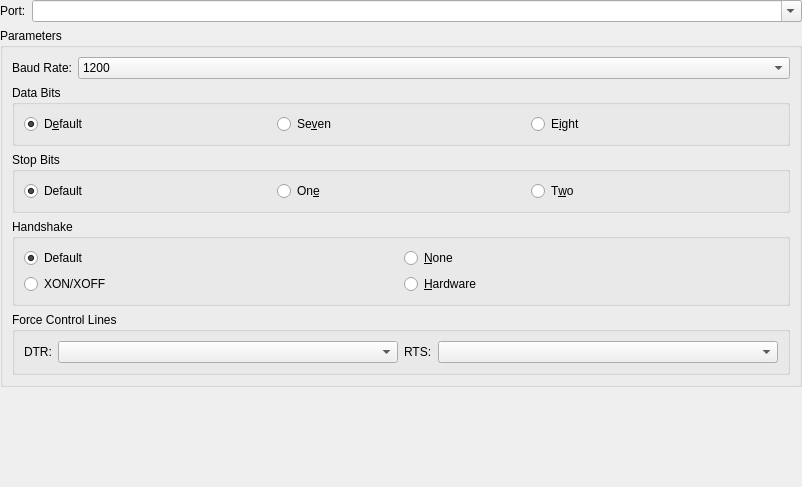
             <widget class="QWidget" name="scrollAreaWidgetContents_3">
              <property name="geometry">
               <rect>
                <x>0</x>
                <y>0</y>
                <width>802</width>
                <height>487</height>
               </rect>
              </property>
              <layout class="QVBoxLayout" name="verticalLayout_27">
               <property name="leftMargin">
                <number>0</number>
               </property>
               <property name="topMargin">
                <number>0</number>
               </property>
               <property name="rightMargin">
                <number>0</number>
               </property>
               <property name="bottomMargin">
                <number>0</number>
               </property>
               <item>
                <layout class="QHBoxLayout" name="horizontalLayout_3">
                 <item>
                  <widget class="QLabel" name="CAT_port_label">
                   <property name="text">
                    <string>Port:</string>
                   </property>
                   <property name="buddy">
                    <cstring>CAT_port_combo_box</cstring>
                   </property>
                  </widget>
                 </item>
                 <item>
                  <widget class="QComboBox" name="CAT_port_combo_box">
                   <property name="sizePolicy">
                    <sizepolicy hsizetype="MinimumExpanding" vsizetype="Fixed">
                     <horstretch>1</horstretch>
                     <verstretch>0</verstretch>
                    </sizepolicy>
                   </property>
                   <property name="toolTip">
                    <string>Serial port used for CAT control.</string>
                   </property>
                   <property name="editable">
                    <bool>true</bool>
                   </property>
                   <property name="currentText">
                    <string/>
                   </property>
                   <property name="insertPolicy">
                    <enum>QComboBox::NoInsert</enum>
                   </property>
                  </widget>
                 </item>
                </layout>
               </item>
               <item>
                <widget class="QGroupBox" name="CAT_serial_port_parameters_group_box">
                 <property name="title">
                  <string>Parameters</string>
                 </property>
                 <layout class="QVBoxLayout" name="verticalLayout">
                  <item>
                   <layout class="QHBoxLayout" name="horizontalLayout_14">
                    <item>
                     <widget class="QLabel" name="CAT_baud_label">
                      <property name="text">
                       <string>Baud Rate:</string>
                      </property>
                      <property name="buddy">
                       <cstring>CAT_serial_baud_combo_box</cstring>
                      </property>
                     </widget>
                    </item>
                    <item>
                     <widget class="QComboBox" name="CAT_serial_baud_combo_box">
                      <property name="sizePolicy">
                       <sizepolicy hsizetype="MinimumExpanding" vsizetype="Fixed">
                        <horstretch>0</horstretch>
                        <verstretch>0</verstretch>
                       </sizepolicy>
                      </property>
                      <property name="toolTip">
                       <string>Serial port data rate which must match the setting of your radio.</string>
                      </property>
                      <property name="currentIndex">
                       <number>0</number>
                      </property>
                      <item>
                       <property name="text">
                        <string>1200</string>
                       </property>
                      </item>
                      <item>
                       <property name="text">
                        <string>2400</string>
                       </property>
                      </item>
                      <item>
                       <property name="text">
                        <string>4800</string>
                       </property>
                      </item>
                      <item>
                       <property name="text">
                        <string>9600</string>
                       </property>
                      </item>
                      <item>
                       <property name="text">
                        <string>19200</string>
                       </property>
                      </item>
                      <item>
                       <property name="text">
                        <string>38400</string>
                       </property>
                      </item>
                      <item>
                       <property name="text">
                        <string>57600</string>
                       </property>
                      </item>
                      <item>
                       <property name="text">
                        <string>115200</string>
                       </property>
                      </item>
                     </widget>
                    </item>
                   </layout>
                  </item>
                  <item>
                   <widget class="QGroupBox" name="CAT_data_bits_group_box">
                    <property name="toolTip">
                     <string>&lt;html&gt;&lt;head/&gt;&lt;body&gt;&lt;p&gt;Number of data bits used to communicate with your radio's CAT interface (usually eight).&lt;/p&gt;&lt;/body&gt;&lt;/html&gt;</string>
                    </property>
                    <property name="title">
                     <string>Data Bits</string>
                    </property>
                    <layout class="QHBoxLayout" name="horizontalLayout_4">
                     <item>
                      <widget class="QRadioButton" name="CAT_default_bit_radio_button">
                       <property name="text">
                        <string>D&amp;efault</string>
                       </property>
                       <property name="checked">
                        <bool>true</bool>
                       </property>
                       <attribute name="buttonGroup">
                        <string notr="true">CAT_data_bits_button_group</string>
                       </attribute>
                      </widget>
                     </item>
                     <item>
                      <widget class="QRadioButton" name="CAT_7_bit_radio_button">
                       <property name="text">
                        <string>Se&amp;ven</string>
                       </property>
                       <property name="autoExclusive">
                        <bool>true</bool>
                       </property>
                       <attribute name="buttonGroup">
                        <string notr="true">CAT_data_bits_button_group</string>
                       </attribute>
                      </widget>
                     </item>
                     <item>
                      <widget class="QRadioButton" name="CAT_8_bit_radio_button">
                       <property name="text">
                        <string>E&amp;ight</string>
                       </property>
                       <property name="checked">
                        <bool>false</bool>
                       </property>
                       <attribute name="buttonGroup">
                        <string notr="true">CAT_data_bits_button_group</string>
                       </attribute>
                      </widget>
                     </item>
                    </layout>
                   </widget>
                  </item>
                  <item>
                   <widget class="QGroupBox" name="CAT_stop_bits_group_box">
                    <property name="toolTip">
                     <string>&lt;html&gt;&lt;head/&gt;&lt;body&gt;&lt;p&gt;Number of stop bits used when communicating with your radio's CAT interface&lt;/p&gt;&lt;p&gt;(consult you radio's manual for details).&lt;/p&gt;&lt;/body&gt;&lt;/html&gt;</string>
                    </property>
                    <property name="title">
                     <string>Stop Bits</string>
                    </property>
                    <layout class="QHBoxLayout" name="horizontalLayout_2">
                     <item>
                      <widget class="QRadioButton" name="CAT_default_stop_bit_radio_button">
                       <property name="text">
                        <string>Default</string>
                       </property>
                       <property name="checked">
                        <bool>true</bool>
                       </property>
                       <attribute name="buttonGroup">
                        <string notr="true">CAT_stop_bits_button_group</string>
                       </attribute>
                      </widget>
                     </item>
                     <item>
                      <widget class="QRadioButton" name="CAT_one_stop_bit_radio_button">
                       <property name="text">
                        <string>On&amp;e</string>
                       </property>
                       <attribute name="buttonGroup">
                        <string notr="true">CAT_stop_bits_button_group</string>
                       </attribute>
                      </widget>
                     </item>
                     <item>
                      <widget class="QRadioButton" name="CAT_two_stop_bit_radio_button">
                       <property name="text">
                        <string>T&amp;wo</string>
                       </property>
                       <property name="checked">
                        <bool>false</bool>
                       </property>
                       <attribute name="buttonGroup">
                        <string notr="true">CAT_stop_bits_button_group</string>
                       </attribute>
                      </widget>
                     </item>
                    </layout>
                   </widget>
                  </item>
                  <item>
                   <widget class="QGroupBox" name="CAT_handshake_group_box">
                    <property name="toolTip">
                     <string>&lt;html&gt;&lt;head/&gt;&lt;body&gt;&lt;p&gt;Flow control protocol used between this computer and your radio's CAT interface (usually &amp;quot;None&amp;quot; but some require &amp;quot;Hardware&amp;quot;).&lt;/p&gt;&lt;/body&gt;&lt;/html&gt;</string>
                    </property>
                    <property name="title">
                     <string>Handshake</string>
                    </property>
                    <layout class="QGridLayout" name="gridLayout_11">
                     <item row="0" column="0">
                      <widget class="QRadioButton" name="CAT_handshake_default_radio_button">
                       <property name="text">
                        <string>Default</string>
                       </property>
                       <property name="checked">
                        <bool>true</bool>
                       </property>
                       <attribute name="buttonGroup">
                        <string notr="true">CAT_handshake_button_group</string>
                       </attribute>
                      </widget>
                     </item>
                     <item row="0" column="1">
                      <widget class="QRadioButton" name="CAT_handshake_none_radio_button">
                       <property name="text">
                        <string>&amp;None</string>
                       </property>
                       <property name="checked">
                        <bool>false</bool>
                       </property>
                       <attribute name="buttonGroup">
                        <string notr="true">CAT_handshake_button_group</string>
                       </attribute>
                      </widget>
                     </item>
                     <item row="1" column="0">
                      <widget class="QRadioButton" name="CAT_handshake_xon_radio_button">
                       <property name="toolTip">
                        <string>Software flow control (very rare on CAT interfaces).</string>
                       </property>
                       <property name="text">
                        <string>XON/XOFF</string>
                       </property>
                       <attribute name="buttonGroup">
                        <string notr="true">CAT_handshake_button_group</string>
                       </attribute>
                      </widget>
                     </item>
                     <item row="1" column="1">
                      <widget class="QRadioButton" name="CAT_handshake_hardware_radio_button">
                       <property name="toolTip">
                        <string>Flow control using the RTS and CTS RS-232 control lines
not often used but some radios have it as an option and
a few, particularly some Kenwood rigs, require it).</string>
                       </property>
                       <property name="text">
                        <string>&amp;Hardware</string>
                       </property>
                       <attribute name="buttonGroup">
                        <string notr="true">CAT_handshake_button_group</string>
                       </attribute>
                      </widget>
                     </item>
                    </layout>
                   </widget>
                  </item>
                  <item>
                   <widget class="QGroupBox" name="CAT_control_lines_group_box">
                    <property name="toolTip">
                     <string>Special control of CAT port control lines.</string>
                    </property>
                    <property name="title">
                     <string>Force Control Lines</string>
                    </property>
                    <property name="checked">
                     <bool>false</bool>
                    </property>
                    <layout class="QHBoxLayout" name="horizontalLayout_8">
                     <item>
                      <layout class="QFormLayout" name="formLayout_8">
                       <item row="0" column="1">
                        <widget class="QComboBox" name="force_DTR_combo_box">
                         <item>
                          <property name="text">
                           <string/>
                          </property>
                         </item>
                         <item>
                          <property name="text">
                           <string>High</string>
                          </property>
                         </item>
                         <item>
                          <property name="text">
                           <string>Low</string>
                          </property>
                         </item>
                        </widget>
                       </item>
                       <item row="0" column="0">
                        <widget class="QLabel" name="force_DTR_label">
                         <property name="text">
                          <string>DTR:</string>
                         </property>
                         <property name="buddy">
                          <cstring>force_DTR_combo_box</cstring>
                         </property>
                        </widget>
                       </item>
                      </layout>
                     </item>
                     <item>
                      <layout class="QFormLayout" name="formLayout_9">
                       <item row="0" column="0">
                        <widget class="QLabel" name="force_RTS_label">
                         <property name="text">
                          <string>RTS:</string>
                         </property>
                         <property name="buddy">
                          <cstring>force_RTS_combo_box</cstring>
                         </property>
                        </widget>
                       </item>
                       <item row="0" column="1">
                        <widget class="QComboBox" name="force_RTS_combo_box">
                         <item>
                          <property name="text">
                           <string/>
                          </property>
                         </item>
                         <item>
                          <property name="text">
                           <string>High</string>
                          </property>
                         </item>
                         <item>
                          <property name="text">
                           <string>Low</string>
                          </property>
                         </item>
                        </widget>
                       </item>
                      </layout>
                     </item>
                    </layout>
                   </widget>
                  </item>
                 </layout>
                </widget>
               </item>
               <item>
                <spacer name="verticalSpacer_15">
                 <property name="sizeHint" stdset="0">
                  <size>
                   <width>20</width>
                   <height>40</height>
                  </size>
                 </property>
                </spacer>
               </item>
              </layout>
             </widget>
